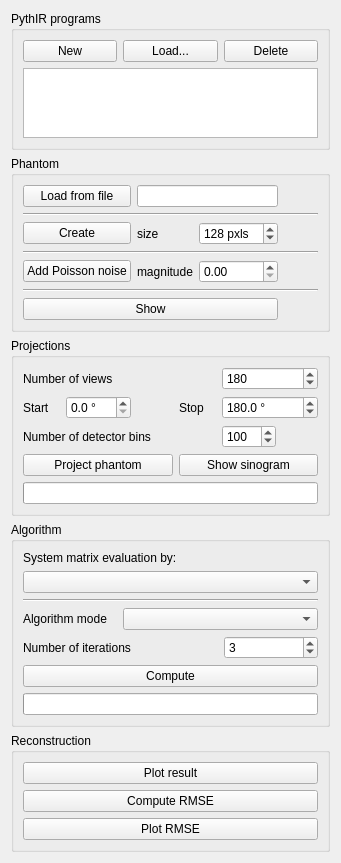
<?xml version="1.0" encoding="UTF-8"?>
<ui version="4.0">
 <class>Form</class>
 <widget class="QWidget" name="Form">
  <property name="geometry">
   <rect>
    <x>0</x>
    <y>0</y>
    <width>341</width>
    <height>861</height>
   </rect>
  </property>
  <property name="windowTitle">
   <string>Form</string>
  </property>
  <layout class="QVBoxLayout" name="verticalLayout_4">
   <item>
    <widget class="QGroupBox" name="groupBoxPrograms">
     <property name="sizePolicy">
      <sizepolicy hsizetype="Preferred" vsizetype="Preferred">
       <horstretch>0</horstretch>
       <verstretch>0</verstretch>
      </sizepolicy>
     </property>
     <property name="title">
      <string>PythIR programs</string>
     </property>
     <property name="flat">
      <bool>false</bool>
     </property>
     <property name="checkable">
      <bool>false</bool>
     </property>
     <layout class="QVBoxLayout" name="verticalLayout_2">
      <item>
       <layout class="QVBoxLayout" name="verticalLayout">
        <item>
         <layout class="QHBoxLayout" name="horizontalLayout">
          <item>
           <widget class="QPushButton" name="pushButtonNew">
            <property name="text">
             <string>New</string>
            </property>
           </widget>
          </item>
          <item>
           <widget class="QPushButton" name="pushButtonLoad">
            <property name="text">
             <string>Load...</string>
            </property>
           </widget>
          </item>
          <item>
           <widget class="QPushButton" name="pushButtonDelete">
            <property name="text">
             <string>Delete</string>
            </property>
           </widget>
          </item>
         </layout>
        </item>
        <item>
         <widget class="QListWidget" name="listWidgetPrograms"/>
        </item>
       </layout>
      </item>
     </layout>
    </widget>
   </item>
   <item>
    <widget class="QGroupBox" name="groupBoxPhantom">
     <property name="sizePolicy">
      <sizepolicy hsizetype="Preferred" vsizetype="Fixed">
       <horstretch>0</horstretch>
       <verstretch>0</verstretch>
      </sizepolicy>
     </property>
     <property name="title">
      <string>Phantom</string>
     </property>
     <layout class="QGridLayout" name="gridLayout">
      <item row="2" column="1">
       <widget class="QLabel" name="label">
        <property name="text">
         <string>size</string>
        </property>
       </widget>
      </item>
      <item row="4" column="2">
       <widget class="QDoubleSpinBox" name="doubleSpinBoxMagnitude"/>
      </item>
      <item row="4" column="0">
       <widget class="QPushButton" name="pushButtonAddPoissonNoise">
        <property name="text">
         <string>Add Poisson noise</string>
        </property>
        <property name="checkable">
         <bool>true</bool>
        </property>
       </widget>
      </item>
      <item row="2" column="2">
       <widget class="QSpinBox" name="spinBoxSize">
        <property name="suffix">
         <string> pxls</string>
        </property>
        <property name="minimum">
         <number>1</number>
        </property>
        <property name="maximum">
         <number>1024</number>
        </property>
        <property name="value">
         <number>128</number>
        </property>
       </widget>
      </item>
      <item row="2" column="0">
       <widget class="QPushButton" name="pushButtonCreate">
        <property name="text">
         <string>Create</string>
        </property>
        <property name="checkable">
         <bool>true</bool>
        </property>
        <property name="checked">
         <bool>false</bool>
        </property>
        <property name="autoExclusive">
         <bool>true</bool>
        </property>
       </widget>
      </item>
      <item row="3" column="0" colspan="4">
       <widget class="Line" name="line_2">
        <property name="orientation">
         <enum>Qt::Horizontal</enum>
        </property>
       </widget>
      </item>
      <item row="4" column="1">
       <widget class="QLabel" name="label_2">
        <property name="text">
         <string>magnitude</string>
        </property>
       </widget>
      </item>
      <item row="1" column="0" colspan="4">
       <widget class="Line" name="line">
        <property name="orientation">
         <enum>Qt::Horizontal</enum>
        </property>
       </widget>
      </item>
      <item row="5" column="0" colspan="4">
       <widget class="Line" name="line_3">
        <property name="orientation">
         <enum>Qt::Horizontal</enum>
        </property>
       </widget>
      </item>
      <item row="6" column="0" colspan="3">
       <widget class="QPushButton" name="pushButtonShow">
        <property name="text">
         <string>Show</string>
        </property>
        <property name="checkable">
         <bool>true</bool>
        </property>
       </widget>
      </item>
      <item row="0" column="0">
       <widget class="QPushButton" name="pushButtonLoadFromFile">
        <property name="text">
         <string>Load from file</string>
        </property>
        <property name="checkable">
         <bool>true</bool>
        </property>
        <property name="checked">
         <bool>false</bool>
        </property>
        <property name="autoExclusive">
         <bool>true</bool>
        </property>
       </widget>
      </item>
      <item row="0" column="1" colspan="2">
       <widget class="QLineEdit" name="lineEditPath"/>
      </item>
     </layout>
    </widget>
   </item>
   <item>
    <widget class="QGroupBox" name="groupBoxProjections">
     <property name="title">
      <string>Projections</string>
     </property>
     <layout class="QGridLayout" name="gridLayout_2">
      <item row="1" column="4" colspan="2">
       <widget class="QDoubleSpinBox" name="doubleSpinBoxStop">
        <property name="suffix">
         <string> °</string>
        </property>
        <property name="decimals">
         <number>1</number>
        </property>
        <property name="maximum">
         <double>360.000000000000000</double>
        </property>
        <property name="value">
         <double>180.000000000000000</double>
        </property>
       </widget>
      </item>
      <item row="3" column="3" colspan="3">
       <widget class="QPushButton" name="pushButtonShowSinogram">
        <property name="text">
         <string>Show sinogram</string>
        </property>
       </widget>
      </item>
      <item row="0" column="0" colspan="3">
       <widget class="QLabel" name="label_4">
        <property name="text">
         <string>Number of views</string>
        </property>
       </widget>
      </item>
      <item row="1" column="1">
       <widget class="QDoubleSpinBox" name="doubleSpinBoxStart">
        <property name="suffix">
         <string> °</string>
        </property>
        <property name="decimals">
         <number>1</number>
        </property>
        <property name="maximum">
         <double>360.000000000000000</double>
        </property>
       </widget>
      </item>
      <item row="1" column="0">
       <widget class="QLabel" name="label_6">
        <property name="text">
         <string>Start</string>
        </property>
       </widget>
      </item>
      <item row="4" column="0" colspan="6">
       <widget class="QProgressBar" name="progressBarProjecting">
        <property name="value">
         <number>0</number>
        </property>
        <property name="textVisible">
         <bool>false</bool>
        </property>
        <property name="invertedAppearance">
         <bool>false</bool>
        </property>
       </widget>
      </item>
      <item row="2" column="0" colspan="4">
       <widget class="QLabel" name="label_3">
        <property name="text">
         <string>Number of detector bins</string>
        </property>
       </widget>
      </item>
      <item row="0" column="4" colspan="2">
       <widget class="QSpinBox" name="spinBoxNrOfViews">
        <property name="minimum">
         <number>1</number>
        </property>
        <property name="maximum">
         <number>1024</number>
        </property>
        <property name="value">
         <number>180</number>
        </property>
       </widget>
      </item>
      <item row="3" column="0" colspan="3">
       <widget class="QPushButton" name="pushButtonProjectPhantom">
        <property name="text">
         <string>Project phantom</string>
        </property>
       </widget>
      </item>
      <item row="2" column="4">
       <widget class="QSpinBox" name="spinBoxNrOfBins">
        <property name="minimum">
         <number>1</number>
        </property>
        <property name="maximum">
         <number>1024</number>
        </property>
        <property name="value">
         <number>100</number>
        </property>
       </widget>
      </item>
      <item row="1" column="3">
       <widget class="QLabel" name="label_5">
        <property name="text">
         <string>Stop</string>
        </property>
       </widget>
      </item>
     </layout>
    </widget>
   </item>
   <item>
    <widget class="QGroupBox" name="groupBoxAlgorithm">
     <property name="title">
      <string>Algorithm</string>
     </property>
     <layout class="QGridLayout" name="gridLayout_3">
      <item row="0" column="0" colspan="3">
       <widget class="QLabel" name="label_9">
        <property name="text">
         <string>System matrix evaluation by:</string>
        </property>
       </widget>
      </item>
      <item row="2" column="0" colspan="3">
       <widget class="Line" name="line_4">
        <property name="orientation">
         <enum>Qt::Horizontal</enum>
        </property>
       </widget>
      </item>
      <item row="5" column="0" colspan="3">
       <widget class="QPushButton" name="pushButtonCompute">
        <property name="text">
         <string>Compute</string>
        </property>
       </widget>
      </item>
      <item row="4" column="0" colspan="2">
       <widget class="QLabel" name="label_8">
        <property name="text">
         <string>Number of iterations</string>
        </property>
       </widget>
      </item>
      <item row="4" column="2">
       <widget class="QSpinBox" name="spinBoxNrOfIterations">
        <property name="minimum">
         <number>1</number>
        </property>
        <property name="maximum">
         <number>99</number>
        </property>
        <property name="value">
         <number>3</number>
        </property>
       </widget>
      </item>
      <item row="3" column="0">
       <widget class="QLabel" name="label_7">
        <property name="text">
         <string>Algorithm mode</string>
        </property>
       </widget>
      </item>
      <item row="3" column="1" colspan="2">
       <widget class="QComboBox" name="comboBoxAlgorithmMode"/>
      </item>
      <item row="1" column="0" colspan="3">
       <widget class="QComboBox" name="comboBoxSmMode"/>
      </item>
      <item row="6" column="0" colspan="3">
       <widget class="QProgressBar" name="progressBarComputing">
        <property name="value">
         <number>0</number>
        </property>
        <property name="textVisible">
         <bool>false</bool>
        </property>
       </widget>
      </item>
     </layout>
    </widget>
   </item>
   <item>
    <widget class="QGroupBox" name="groupBoxReconstruction">
     <property name="title">
      <string>Reconstruction</string>
     </property>
     <layout class="QVBoxLayout" name="verticalLayout_3">
      <item>
       <widget class="QPushButton" name="pushButtonPlotResult">
        <property name="text">
         <string>Plot result</string>
        </property>
       </widget>
      </item>
      <item>
       <widget class="QPushButton" name="pushButtonComputeRmse">
        <property name="text">
         <string>Compute RMSE</string>
        </property>
       </widget>
      </item>
      <item>
       <widget class="QPushButton" name="pushButtonPlotRmse">
        <property name="text">
         <string>Plot RMSE</string>
        </property>
        <property name="checkable">
         <bool>true</bool>
        </property>
       </widget>
      </item>
     </layout>
    </widget>
   </item>
   <item>
    <spacer name="verticalSpacer_3">
     <property name="orientation">
      <enum>Qt::Vertical</enum>
     </property>
     <property name="sizeHint" stdset="0">
      <size>
       <width>20</width>
       <height>40</height>
      </size>
     </property>
    </spacer>
   </item>
  </layout>
 </widget>
 <resources/>
 <connections/>
</ui>
